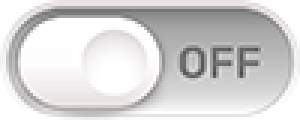
#> input picture imgs/off.png, 100 x 40 px (shown 3 times larger)
$ python just_count.py imgs/off.png   (older library calls are emulated)
#> lines starting #> are read from the running program, lines starting #| are printed output that depends on the picture; after the words box and inside, x2 and y2 are one past the last pixel; in counts of white or black regions, pixels touching at a corner belong together
### processing.py
import os
from skimage.filters import gaussian
from scipy.ndimage import uniform_filter
import numpy as np
from sklearn.cluster import KMeans
from sklearn.neighbors import NearestNeighbors
from skimage import feature
from skimage.morphology import dilation, disk
from sklearn.preprocessing import StandardScaler, binarize
from sklearn.cluster import DBSCAN
from sklearn.cluster import AgglomerativeClustering
import matplotlib.pyplot as plt
import scipy.ndimage as ndi
from skimage.segmentation import watershed
from skimage.measure import regionprops
from skimage.color import label2rgb
from skimage import filters
from skimage.transform import resize
from skimage.color import rgb2gray
from scipy.ndimage.measurements import center_of_mass, label


# [20 lines left out: functions background_correct, _binarization, not called in this run]

def _binarize(image):
    subsampled_image = subsample(image)
    thresh = filters.threshold_otsu(subsampled_image)
    binary = binarize(image, threshold=thresh)
    binary = dilation(binary, disk(10))
    return binary

def subsample(img):
    x,y=img.shape
    crop_x=int(x/3)
    crop_y=int(y/3)
    start_x=int((x/2)-(crop_x/2))
    start_y=int((y/2)-(crop_y/2))
    return img[start_x:start_x+crop_x, start_y:start_y+crop_y]


# You added output_filename to save the created image
def wide_clusters(img, sigma, pixel_density, min_samples,meta, directory, plot = True, save=False):
    # If the image is already single channel, this will throw an error
    try:
        grayscale = rgb2gray(img)
    except ValueError:
        grayscale = img

    gauss = gaussian(grayscale, sigma=sigma)
    img_subsampled = subsample(gauss)

    thresh =filters.threshold_otsu(img_subsampled)


    # Used to be without the tmp and masking, but skimage has removed the indices
    tmp_is_peak = feature.peak_local_max(gauss, min_distance = int(2.5 * pixel_density), threshold_abs=thresh +
                                     (10*thresh)/100,
                                      exclude_border=False)
    is_peak = np.zeros_like(gauss, dtype=bool)
    is_peak[tuple(tmp_is_peak.T)] = True

    plabels = label(is_peak)[0]
    merged_peaks = center_of_mass(is_peak, plabels, range(1, np.max(plabels)+1))
    local_maxi = np.array(merged_peaks)

    X = local_maxi

    if len(X) > 0:
        # Compute DBSCAN
        db = DBSCAN(eps=20.6*pixel_density, min_samples=min_samples).fit(X)
        labels = db.labels_

        if plot:
            label_plot = np.copy(labels)
            label_plot[labels == 0] = max(labels)+1
            label_plot[labels == -1] = 0

            fig, (ax) = plt.subplots(nrows=1, ncols=2, figsize=(16, 8),
                                   sharex=True, sharey=True, squeeze=True)
            ax[0].imshow(gauss, alpha=0.6)
            ax[0].scatter(local_maxi[:,1], local_maxi[:,0], s=4)
            ax[0].axis("off")

            ax[1].imshow(gauss, alpha=0.3)
            ax[1].scatter(local_maxi[:,1], local_maxi[:,0], c=label_plot, cmap = "nipy_spectral")
            ax[1].axis("off")
            if save:
                try:
                    filename = f"{os.path.splitext(meta['Name'])[0]}_clusters.tif"
                    plt.savefig(os.path.join(directory,filename))
                except IOError:
                    plt.savefig(filename)
    # If there are no elements in X, just plot the images anyway even though there is nothing to see, this way the output is consistent in looking over the tiles
    else:
        # Create an empty labels array to allow for the rest of the processing to continue
        labels = np.empty(0)
        fig, (ax) = plt.subplots(nrows=1, ncols=2, figsize=(16, 8),
                       sharex=True, sharey=True, squeeze=True)

        ax[0].imshow(gauss, alpha=0.6)
        ax[0].axis("off")

        ax[1].imshow(gauss, alpha=0.3)
        ax[1].axis("off")
        try:
            filename = f"{os.path.splitext(meta['Name'])[0]}_clusters.tif"
            plt.savefig(os.path.join(directory,filename))
        except IOError:
            plt.savefig(filename)


    return (local_maxi, labels, gauss)

def segmentation(img, local_maxi, labels, meta, directory, plot=True, save=False):

    only_clusters = np.zeros(img.shape, dtype=np.int)
    for pos, new in zip(local_maxi, labels):
        if new > 0:
            only_clusters[int(pos[0]), int(pos[1])] = new
        elif new == 0:
            only_clusters[int(pos[0]), int(pos[1])] = max(labels) + 1
    only_clusters = dilation(only_clusters, disk(10))

    binary = _binarize(img)

    dist_water = ndi.distance_transform_edt(binary)
    segmentation_ws = watershed(-img, only_clusters, mask = binary)

    ganglion_prop = regionprops(segmentation_ws)

    if plot == True:
        if segmentation_ws.size > 250000000:
            x,y=img.shape #Array splitting
            img_1 = img[0:x, 0:int(y/2)]
            img_2 = img[0:x, int(y/2)+1:y]
            seg_ws1 = segmentation_ws[0:x, 0:int(y/2)]
            seg_ws2 = segmentation_ws[0:x, int(y/2)+1:y]
            seg_ws = [seg_ws1, seg_ws2]
            img_list = [img_1, img_2]

            for i in range(2):
                image_label_overlay = label2rgb(seg_ws[i], image=img_list[i].astype('uint16'),
                                                bg_label=0)

                fig,ax = plt.subplots(1,1, figsize=(16,16))
                ax.imshow(image_label_overlay, interpolation='nearest')
                ax.axis('off')

                for prop in regionprops(seg_ws[i]):
                    ax.annotate(prop.label,
                                (prop.centroid[1]-5, prop.centroid[0]), color='green',
                                fontsize=8,weight = "bold")

                if save:
                    try:
                        filename = os.path.splitext(meta['Name'])[0]+str(i+1)+'.tif'
                        plt.savefig(os.path.join(directory,filename))
                    except IOError:
                        print(IOError)
                        plt.savefig(filename)

        else:
            image_label_overlay = label2rgb(segmentation_ws, image=img.astype('uint16'),
                                                bg_label=0)

            fig,ax = plt.subplots(1,1, figsize=(16,16))
            ax.imshow(image_label_overlay, interpolation='nearest')
            ax.axis('off')

            for prop in ganglion_prop:
                ax.annotate(prop.label,
                                (prop.centroid[1]-5, prop.centroid[0]), color='green',
                                fontsize=8,weight = "bold")

            if save:
                try:
                    filename = f"{os.path.splitext(meta['Name'])[0]}_segmentation.tif"
                    plt.savefig(os.path.join(directory,filename), transparent=True)
                except IOError:
                    plt.savefig(filename, transparent=True)

    return ganglion_prop

### analysis.py
import os
import pandas as pd
import numpy as np
import pandas.plotting._matplotlib

def create_dataframe(ganglion_prop, labels, local_maxi, meta, directory, save=False):
    if not ganglion_prop:
        df = pd.DataFrame(np.zeros((1,6)), columns = ['ganglion', 'Nbr of neurons',
                                           "surface ganglion", "major axis length",
                                          "minor axis length", "orientation"])
    else:
        result = []
        intergang = 0
        label_new = np.copy(labels)
        label_new[labels == 0] = max(labels)+1

        for prop in ganglion_prop:
            label = prop.label
            number_of_neurons = len(np.where(label_new == label)[0])

            result.append((label, number_of_neurons))
            intergang = intergang + number_of_neurons

        result = np.asarray(result)
        surface_gang = [prop.area for prop in ganglion_prop]
        major_gang = [prop.major_axis_length for prop in ganglion_prop]
        minor_gang = [prop.minor_axis_length for prop in ganglion_prop]
        orientation_gang = [prop.orientation for prop in ganglion_prop]

        df = pd.DataFrame(result, columns = ['ganglion', 'Nbr of neurons'])

        df["surface area"] = surface_gang
        df["major axis length"] = major_gang
        df["minor axis length"] = minor_gang
        df["orientation"] = orientation_gang
        # df.loc[:, 'major axis length']*=(meta['PhysicalSizeX'])
        # df.loc[:, 'minor axis length']*=(meta['PhysicalSizeX'])
        # df = df.rename(columns={"minor axis length": "minor axis length in um"})
        # df = df.rename(columns={"major axis length": "major axis length in um"})
        # df = df.rename(columns={"surface area": "surface area in um2"})

        dist = df.hist(column = ['Nbr of neurons'], bins=20)


        df = df.replace({"ganglion" : 0},"total in field")

        df.loc[-1] =  np.nan
        df.index = df.index +1
        df = df.sort_index()
        df['ganglion'][0] = "total in field"
        df.loc[0,"Nbr of neurons"] = len(local_maxi)

        extragang = df.loc[0,"Nbr of neurons"] - intergang
        df = pd.concat([df, pd.DataFrame.from_records([{'ganglion' : "intra-ganglionic total", 'Nbr of neurons' : intergang}])])
        df = pd.concat([df, pd.DataFrame.from_records([{'ganglion' : "extra-ganglionic total", 'Nbr of neurons' : extragang}])])
        # df = df.append({'ganglion' : "extra-ganglionic total", 'Nbr of neurons' : extragang}, ignore_index=True)

    if save == True:
        try:
            # df.to_csv(directory+'/'+'{}.csv'.format(os.path.splitext(meta["Name"])[0]))
            df.to_csv(os.path.join(directory, f"{os.path.splitext(meta['Name'])[0]}.csv"))
        except FileNotFoundError:
            df.to_csv('{}.csv'.format(os.path.splitext(meta["Name"])[0]))


    if "dist" not in locals():
        dist = None
    return(df, dist)

### just_count.py
import sys
import os
import time
import argparse
import importlib.util # This is to manually import the scripts to make sure it's all correct
import matplotlib.pyplot as plt
import numpy as np
import aicspylibczi
import custom_io, analysis, processing
from skimage import io

# First extract the correct image from the czi stack

ap = argparse.ArgumentParser(description="Count neurons and ganglia from a tif image.")
ap.add_argument('tif_path',type=str,help="Path (relative or absolute) to target image")
ap.add_argument('-o', '--out_dir', type=str, help="Root directory where output should be stored, default is base dir of the input image")
# ap.add_argument('-c', '--c_number', default=0, type=int, help="indexes (start at 0) of the channel contains the marker of interest. Default = 0.")

# Parameters

ap.add_argument('-p', '--pixel_density', default=3.2, type=float, help="Pixel density of the image (pixels/micrometer. default = 3.2")
ap.add_argument('-s', '--sigma', default=7, type=int, help="Sigma used to smooth the image using a gaussian smoother. default = 7")
ap.add_argument('-m', '--min_samples', default=2, type=int, help="Minimum number of neurons in a ganglion. default = 2")

# ap.add_argument('-i', '--maxIP', default=True,action="store_false", help="Flag that turns off taking the maxIP of the z-dimension. If used, requires the usage of --z_number")
# ap.add_argument('-z', '--z_number', default=None, type=int, help="index (start at 0) of the z-stack that needs to be extracted.")

args = ap.parse_args()

# if no out_dir is given, take the base dir of the input image
if args.out_dir is None:
    args.out_dir = os.path.dirname(args.tif_path)

# [4 lines of commented-out code are left out]

filename = args.tif_path
filename_base = os.path.splitext(os.path.basename(filename))[0]

# make output_dir if it doesn't exist
os.makedirs(args.out_dir, exist_ok=True)

### Analyzing

neurons = io.imread(filename)
#> neurons is the input picture: shape (40, 100, 4); mean R, G, B, A 212.4, 211.2, 211.4, 227.5
meta = {"Name": os.path.splitext(f"{filename_base}.tif")[0]}
directory = os.path.join(str(args.out_dir), f"result_{os.path.splitext(meta['Name'])[0]}_{time.strftime('%m'+'_'+'%d'+'_'+'%Y')}")


if os.path.exists(directory):
    expand = 0
    while True:
        expand += 1
        new_directory = directory+"_"+str(expand)
        if os.path.exists(new_directory):
            continue
        else:
            directory = new_directory
            os.makedirs(directory, exist_ok=True)
            break
else:
    os.makedirs(directory, exist_ok=True)

# Actually process the image and segmetn
local_maxi, labels, gauss = processing.wide_clusters(neurons,
                                                     sigma=args.sigma,
                                                     pixel_density=args.pixel_density,
                                                     min_samples=args.min_samples,
                                                     meta=meta,
                                                     directory=directory,
                                                     save= True)
#> in wide_clusters, `gauss = gaussian(grayscale, sigma=sigma)`:
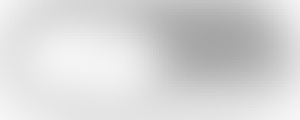
#> gauss: shape (40, 100) float64 (shown 3 times larger); min 0.65, max 0.964, mean 0.844
#> in wide_clusters, `thresh =filters.threshold_otsu(img_subsampled)`: thresh = 0.822
#> in wide_clusters, `tmp_is_peak = feature.peak_local_max(gauss, min_distance = int(2.5 * p..`: tmp_is_peak = [[39, 99], [39, 0], [20, 24], [0, 0], [0, 99]]
#> in wide_clusters, `plt.savefig(os.path.join(directory,filename))`:
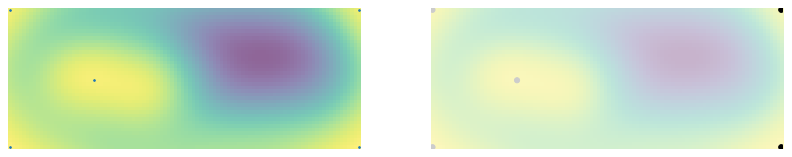
#> figure drawn by matplotlib, 2 panels
#> local_maxi = [[0, 0], [0, 99], [20, 24], [39, 0], [39, 99]]; labels = [0, 1, 0, 0, 1]

ganglion_prop = processing.segmentation(gauss, local_maxi, labels, meta, directory, save = True)
#> the loop in segmentation, `for pos, new in zip(local_maxi, labels):` made 5 passes
#> (pos, new) on passes 1 to 5: ([0, 0], 0), ([0, 99], 1), ([20, 24], 0), ([39, 0], 0), ([39, 99], 1)
#> after the loop in segmentation, `for pos, new in zip(local_maxi, labels):`: only_clusters: shape (40, 100) int64; 3 distinct labels, from 0 to 2
#> in segmentation, `only_clusters = dilation(only_clusters, disk(10))`:
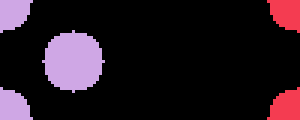
#> only_clusters: shape (40, 100) int64 (shown 3 times larger); 3 distinct labels, from 0 to 2; one colour per label, 0 black
#> in _binarize, `thresh = filters.threshold_otsu(subsampled_image)`: thresh = 0.822
#> in _binarize, `binary = binarize(image, threshold=thresh)`:
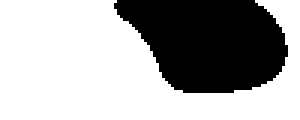
#> binary: shape (40, 100) float64 (shown 3 times larger); values 0 (black) and 1 (white), 66.5% white; 1 black region, box (x1, y1, x2, y2) and area: (38, 0, 96, 31) 1342
#> in _binarize, `binary = dilation(binary, disk(10))`: binary: shape (40, 100) float64; values 0 (black) and 1 (white), 87.9% white; 1 black region
#> in segmentation, `segmentation_ws = watershed(-img, only_clusters, mask = binary)`:
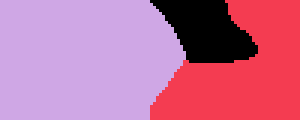
#> segmentation_ws: shape (40, 100) int64 (shown 3 times larger); 3 distinct labels, from 0 to 2; one colour per label, 0 black
#> in segmentation, `ganglion_prop = regionprops(segmentation_ws)`: ganglion_prop = 2 regions; box (x1, y1, x2, y2) and area: (0, 0, 62, 40) 2238, (50, 0, 100, 40) 1278
#> in segmentation, `image_label_overlay = label2rgb(segmentation_ws, image=img.astype('uin..`:
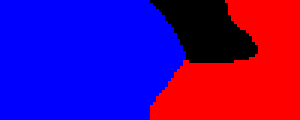
#> image_label_overlay: shape (40, 100, 3) float64 (shown 3 times larger); mean R, G, B 0.0959, 0, 0.168; drawn with min black and max white
#> the loop in segmentation, `for prop in ganglion_prop:` made 2 passes

# Save the dataframe

# Run dataframe function from module
_, _ = analysis.create_dataframe(ganglion_prop, labels, local_maxi, meta, directory, save=True)
#> in create_dataframe, `label_new = np.copy(labels)`: label_new = [0, 1, 0, 0, 1]
#> the loop in create_dataframe, `for prop in ganglion_prop:` made 2 passes
#> (label, number_of_neurons, intergang) on passes 1 to 2: (1, 2, 2), (2, 3, 5)
#> after the loop in create_dataframe, `for prop in ganglion_prop:`: intergang = 5; result = [(1, 2), (2, 3)]
#> in create_dataframe, `result = np.asarray(result)`: result = [[1, 2], [2, 3]]
#> in create_dataframe, `surface_gang = [prop.area for prop in ganglion_prop]`: surface_gang = [1278, 2238]
#> in create_dataframe, `major_gang = [prop.major_axis_length for prop in ganglion_prop]`: major_gang = [59.07, 65.61]
#> in create_dataframe, `minor_gang = [prop.minor_axis_length for prop in ganglion_prop]`: minor_gang = [36.93, 44.75]
#> in create_dataframe, `orientation_gang = [prop.orientation for prop in ganglion_prop]`: orientation_gang = [-0.937, -1.53]
#> in create_dataframe, `df = pd.DataFrame(result, columns = ['ganglion', 'Nbr of neurons'])`: df = table of 2 rows and 2 columns
#> in create_dataframe, `df = df.replace({"ganglion" : 0},"total in field")`: df = table of 2 rows and 6 columns
#> in create_dataframe, `df = df.sort_index()`: df = table of 3 rows and 6 columns
#> in create_dataframe, `extragang = df.loc[0,"Nbr of neurons"] - intergang`: extragang = 0
#> in create_dataframe, `df = pd.concat([df, pd.DataFrame.from_records([{'ganglion' : "intra-ga..`: df = table of 4 rows and 6 columns
#> in create_dataframe, `df = pd.concat([df, pd.DataFrame.from_records([{'ganglion' : "extra-ga..`: df = table of 5 rows and 6 columns
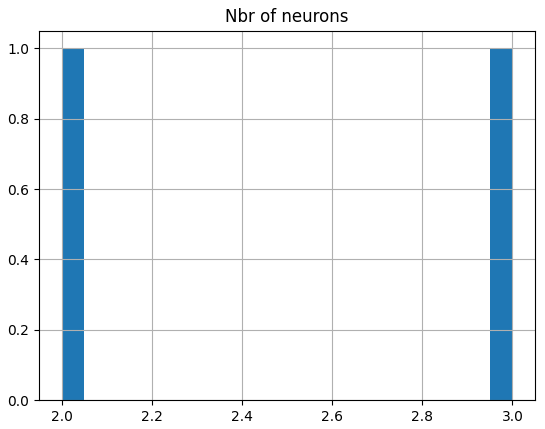
#> figure drawn by matplotlib, 1 panel
